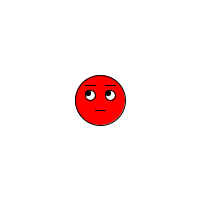
Frame 1 (no input)
Frame 60 (the mouse pressed at the canvas centre just before this capture): identical to frame 1, image omitted
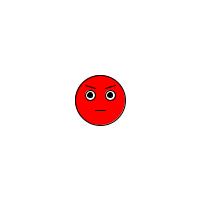
Frame 120 (the mouse held since frame 60 and released just before this capture)

The Processing sketch that drew these frames (run headless with seeded random() and noise(); from frame 60 on, the mouse is pressed at the canvas centre):

// Processing sketch: processing_14122
// ── processing_14122.pde

/**
This draws Blob. Blob is an unholy creature, summoned by an evil wizard.
(He mainly consists of a ball with eyes)
Blob will stay in his place and might get angry by chance
if you click in his territory!
You are not supposed to keep your mouse pressed.
It's not a nice thing to do.
*/


//setting up values for the eyebrows
int ebinner=85;
int ebouter=85;

//Lets begin to draw this thing!
void setup() {
  size(200,200);
  background(255);
  smooth();
}


void draw(){

  background(255);
  
  //Blob
  fill(255,0,0);
  ellipse(100,100,50,50);

  //Blobs left eye
  fill(255);
  ellipse(90,95,10,10);

  //Blobs right eye
  fill(255);
  ellipse(110,95,10,10);

  /*
  Blobs left pupil, moves with mouse,
  but not as far as the mouse (mouse/40)
  */
  fill(0);
  ellipse(88+mouseX/40,93+mouseY/40,5,5);

  //Blobs right pupil, same as with the left one
  fill(0);
  ellipse(108+mouseX/40,93+mouseY/40,5,5);

  //Blobs mouth
  line(95,110,105,110);

  //Blobs left eyebrow
  line(85,ebouter,95,ebinner);
  
  //Blobs right eyebrow
  line(105,ebinner,115,ebouter);


    if(mousePressed==true){
  
      if(ebinner==85)
      {ebinner=88;}
      else if(ebinner==88)
      {ebinner=85;}
    }

  }
                
